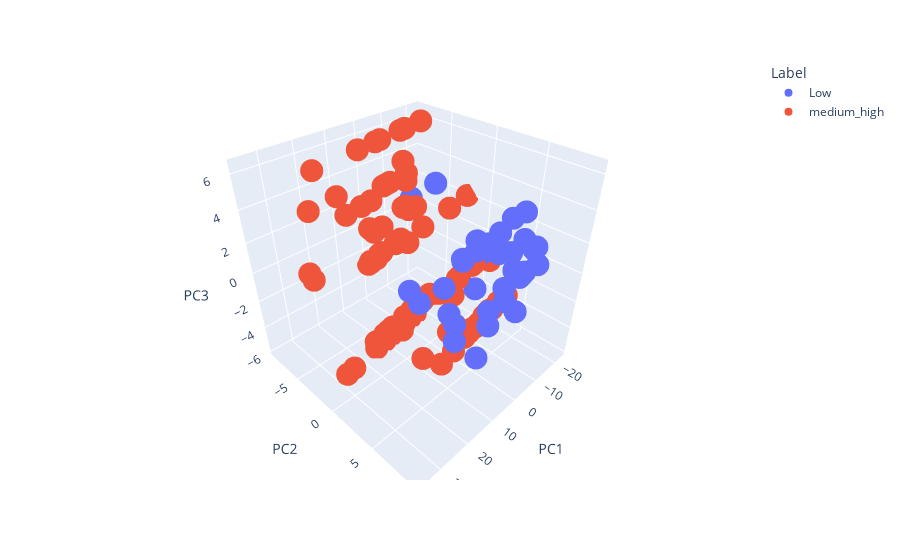

The code cell stored with this chart in its notebook:
### Code cell
plot_PCA_3D(pc_df, pca)

### Figure 1 — Plotly figure (JSON) as saved in the notebook; plotly's stock layout.template omitted (floating-point values rounded to 4 significant figures; data arrays with more than 128 entries replaced by an {"elided": "..."} marker saying what was removed)
{"data": [{"hovertemplate": "Label=Low<br>PC1=%{x}<br>PC2=%{y}<br>PC3=%{z}<extra></extra>", "legendgroup": "Low", "marker": {"color": "#636efa", "symbol": "circle"}, "mode": "markers", "name": "Low", "scene": "scene", "showlegend": true, "type": "scatter3d", "x": {"elided": "303 float values"}, "y": {"elided": "303 float values"}, "z": {"elided": "303 float values"}}, {"hovertemplate": "Label=medium_high<br>PC1=%{x}<br>PC2=%{y}<br>PC3=%{z}<extra></extra>", "legendgroup": "medium_high", "marker": {"color": "#EF553B", "symbol": "circle"}, "mode": "markers", "name": "medium_high", "scene": "scene", "showlegend": true, "type": "scatter3d", "x": {"elided": "697 float values"}, "y": {"elided": "697 float values"}, "z": {"elided": "697 float values"}}], "layout": {"legend": {"title": {"text": "Label"}, "tracegroupgap": 0}, "margin": {"t": 60}, "scene": {"domain": {"x": [0, 1], "y": [0, 1]}, "xaxis": {"title": {"text": "PC1"}}, "yaxis": {"title": {"text": "PC2"}}, "zaxis": {"title": {"text": "PC3"}}}, "showlegend": true}}
